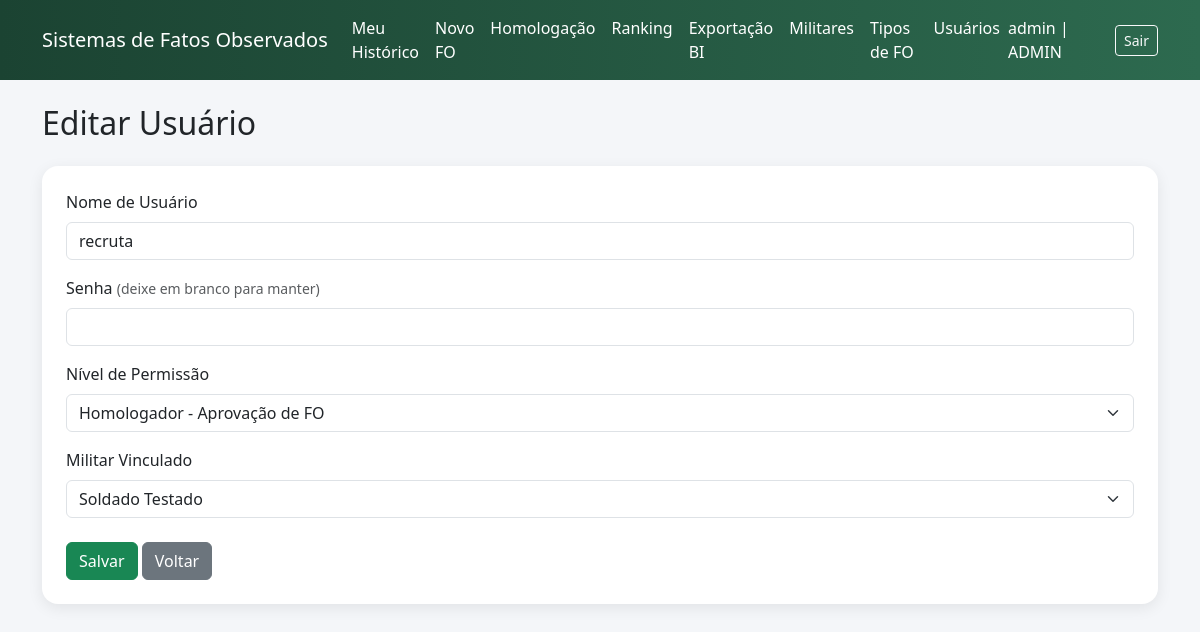
Page /fo/admin/usuarios/2/editar (signed in) on the earlier database version.
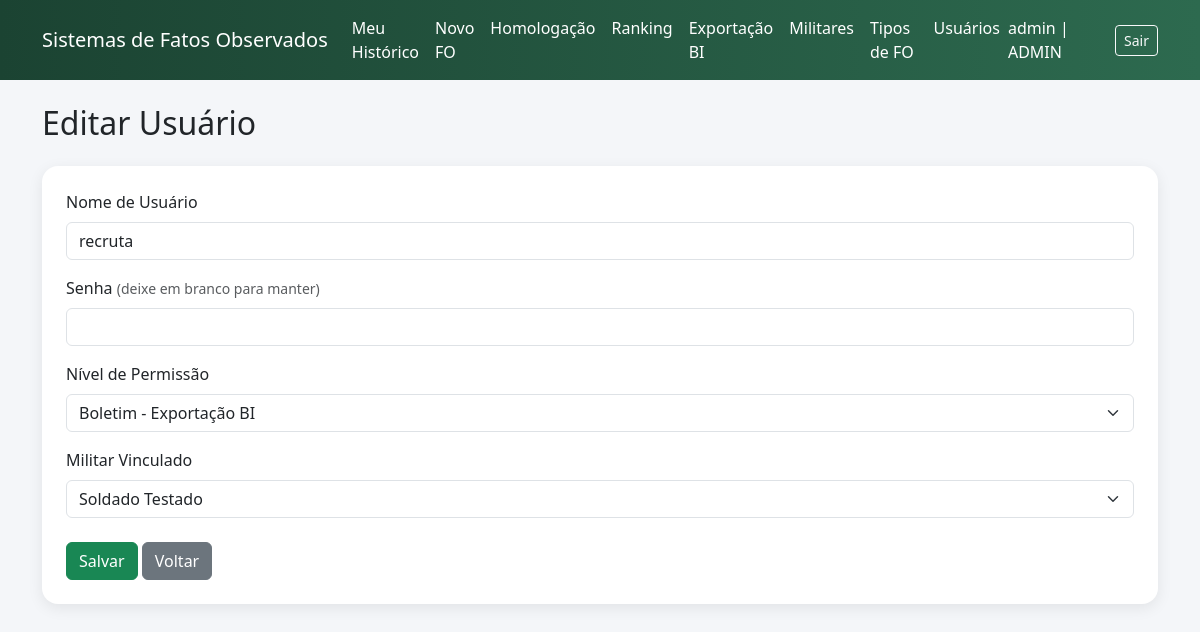
Same page on the later database version.
### app/fo/models.py (models this page shows)
class Usuario(db.Model, UserMixin):
    __tablename__ = "usuarios"
    id = db.Column(db.Integer, primary_key=True)
    username = db.Column(db.String(80), unique=True, nullable=False)
    senha_hash = db.Column(db.String(128), nullable=False)
    perfil = db.Column(
        db.String(20),
        nullable=False,
        default="MILITAR"
    )
    militar_id = db.Column(
        db.Integer,
        db.ForeignKey("militares.id", ondelete="RESTRICT"),
        nullable=False
    )
    militar = db.relationship("Militar")

class PostoGraduacao(db.Model):
    __tablename__ = 'posto_graduacao'
    id = db.Column(db.Integer, primary_key=True)
    nome = db.Column(db.String(80), nullable=False)

### app/fo/routes.py (the view, shortened to what this page needs)
@fo_bp.route("/admin/usuarios/<int:usuario_id>/editar", methods=["GET", "POST"])
@login_required
@requer_admin
def admin_usuario_editar(usuario_id):
    usuario = Usuario.query.get_or_404(usuario_id)
    militares = Militar.query.order_by(Militar.nome_guerra.asc()).all()
    return render_template(
        "fo/admin_usuario_form.html",
        usuario=usuario,
        militares=militares
    )

### app/__init__.py (called while the page is built)
def create_app():
    app = Flask(__name__)
    app.config.from_object(Config)
    db.init_app(app)
    login_manager.init_app(app)
    migrate.init_app(app, db)
    from app.fo.models import Usuario
    @login_manager.user_loader
    def load_user(user_id):
        return Usuario.query.get(int(user_id))
    login_manager.login_view = "auth.login"
    from app.fo import fo_bp
    app.register_blueprint(fo_bp)
    from app.auth import auth_bp
    app.register_blueprint(auth_bp)
    @app.route("/")
    def index():
        if current_user.is_authenticated and current_user.perfil == "MILITAR":
            return redirect(url_for("fo.meu_historico"))
        return redirect(url_for("fo.ranking"))
    return app

### app/fo/permissions.py (called while the page is built)
def perfil_permitido(*perfis):
    def decorator(func):
        @wraps(func)
        def wrapper(*args, **kwargs):
            if not current_user.is_authenticated:
                abort(403)
            if current_user.perfil not in perfis and current_user.perfil != "ADMIN":
                abort(403)
            return func(*args, **kwargs)
        return wrapper
    return decorator

### app/templates/fo/admin_usuario_form.html (shortened to what this page needs)
{% extends "base.html" %}
{% block content %}
<h2 class="mb-4">
    {% if usuario %}Editar Usuário{% else %}Novo Usuário{% endif %}
</h2>
<div class="card card-glass p-4">
    <form method="POST">
        <div class="mb-3">
            <label class="form-label">Nome de Usuário</label>
            <input type="text"
                   name="username"
                   class="form-control"
                   value="{{ usuario.username if usuario else '' }}"
                   required>
        </div>
        <div class="mb-3">
            <label class="form-label">
                Senha
                {% if usuario %}
                    <small class="text-muted">(deixe em branco para manter)</small>
                {% endif %}
            </label>
            <input type="password"
                   name="senha"
                   class="form-control"
                   {% if not usuario %}required{% endif %}>
        </div>
        <div class="mb-3">
            <label class="form-label">Nível de Permissão</label>
            <select name="perfil" class="form-select" required>
                <option value="BOLETIM" {% if usuario and usuario.perfil == "BOLETIM" %}selected{% endif %}>
                     Boletim - Exportação BI
                </option>
                <option value="HOMOLOGADOR" {% if usuario and usuario.perfil == "HOMOLOGADOR" %}selected{% endif %}>
                    Homologador - Aprovação de FO
                </option>
            </select>
        </div>
        <div class="mb-4">
            <label class="form-label">Militar Vinculado</label>
            <select name="militar_id"
                    class="form-select">
                {% for militar in militares %}
                    <option value="{{ militar.id }}"
                        {% if usuario and usuario.militar_id == militar.id %}selected{% endif %}>
                        {{ militar.posto_graduacao.nome }} {{ militar.nome_guerra }}
                    </option>
                {% endfor %}
            </select>
        </div>
        <button class="btn btn-success">
            Salvar
        </button>
        <a href="{{ url_for('fo.admin_usuarios') }}"
           class="btn btn-secondary">
            Voltar
        </a>
    </form>
</div>
{% endblock %}

Differences in the rows shown:
changed Usuario "recruta": perfil "Homologador - Aprovação de FO" → "Boletim - Exportação BI"
